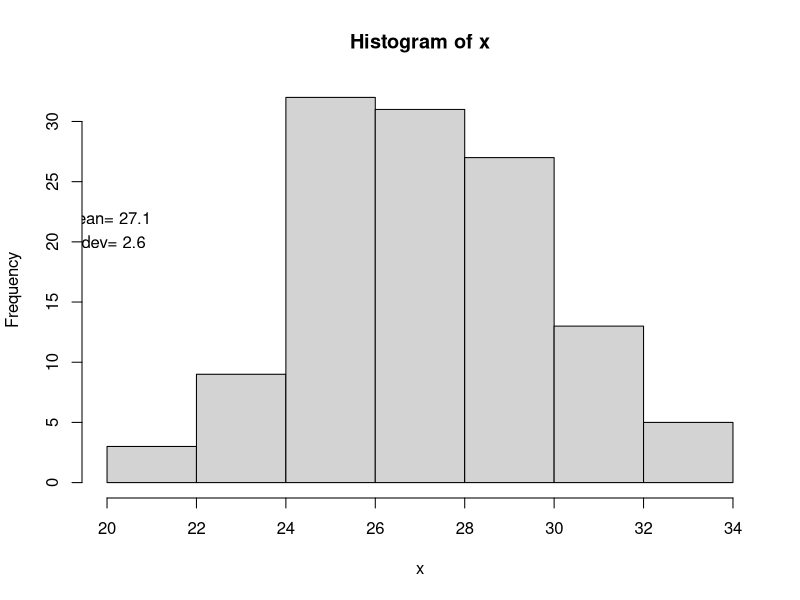
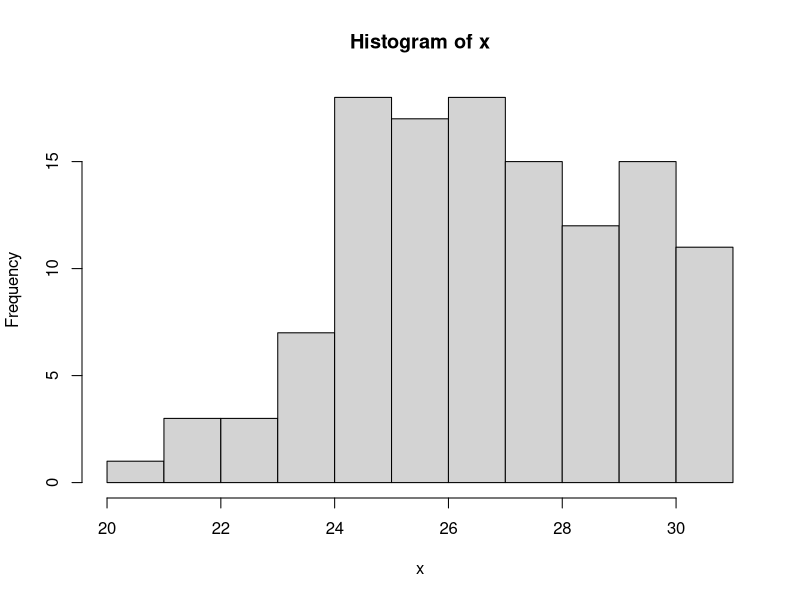
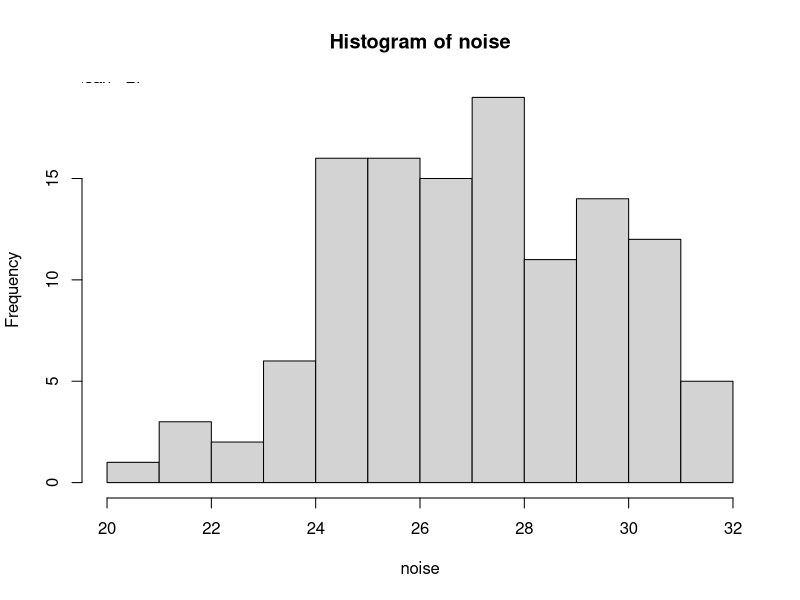
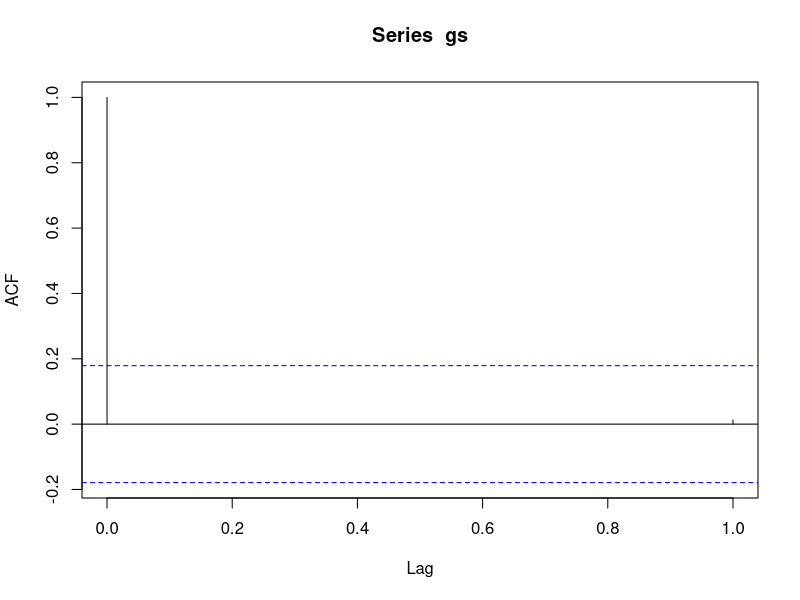
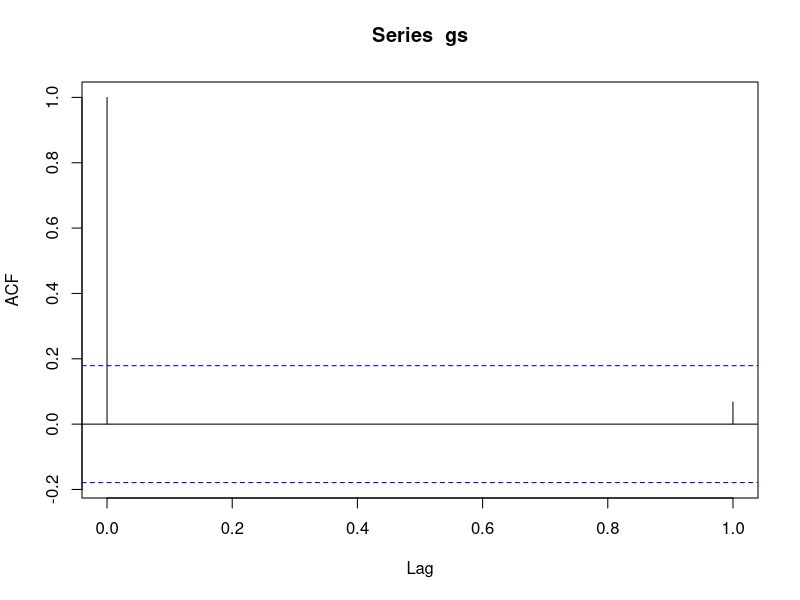
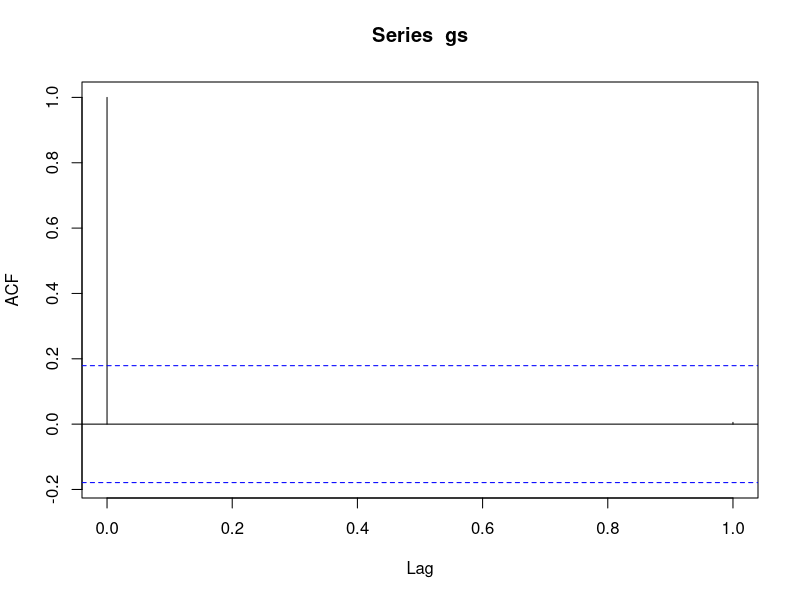
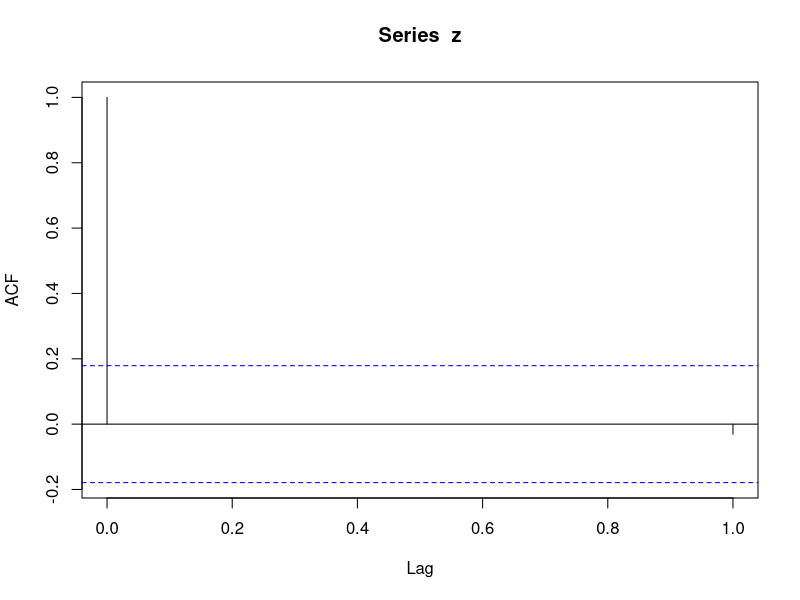
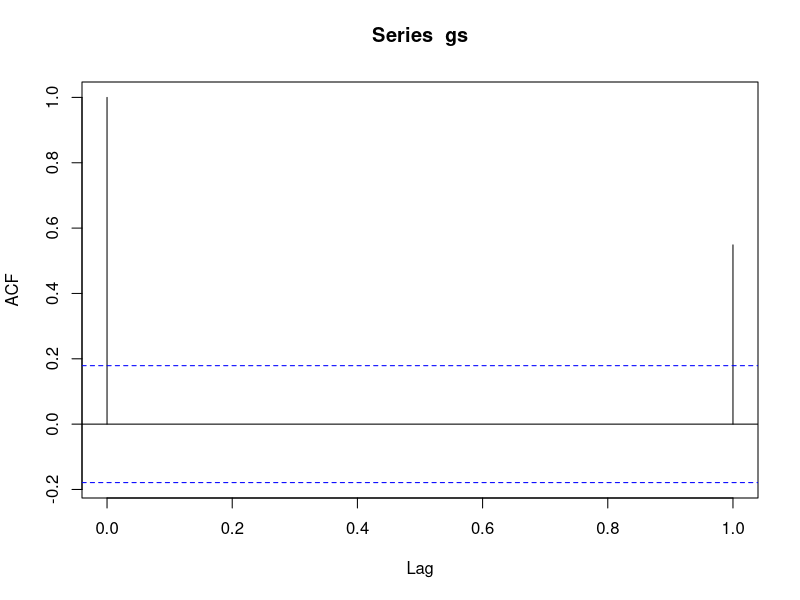

Source code (R) for these figures, in order: (Note: this script raises an error after producing the figures.)
#select random seed: only implement once! For reproducibility of the simulated numbers. 
a=as.numeric(Sys.time())
set.seed(a)

#create mimicry function: only need to run once. Orders the temperatures of each temperature sequence to mimic the order
#of the 0.99 autocorrelation, keeping the random variation the same. 
#(reference paper: https://link.springer.com/article/10.1007/BF01200792)
mimicry<- function(x,y){
  # x, y: 2 real vectors of length T
  # z: real vector of length T in which the elements of x
  # occur in the same rank order as the elements of y
  # 10 September 1995
  # modified for R, Cuddington 2018
  xs=sort(x,index.return=TRUE)
  ys=sort(y, index.return=TRUE)
  zs=sort(ys$ix,index.return=TRUE)
  z=xs$x[zs$ix]
}

#set parameters: mean, upper threshold, lower threshold, sd and similulation tolerance limit(so it doesn't run forever 
#searching for the perfect solution)
# the higher the tolerance, the greater the chance for the code to find a solution within the provided boundaries.
mtemp=27 #mean
sdev=2.5 #std dev
tol=100
ut=31 #upper threshold
lt=10 #lower threshold
leg=120 #length


#divides the temperature sequence into quartiles
#checks if sd and range are reasonable, this is just a warning, if the inequality is true it means the code will run 
#longer, but will still produce valid results.
asd=(ut-lt)/4
if (asd>1.25*sdev||asd<.75*sdev) {
  print(c("Too big a difference between standard deviation and range, estimated range sd=",asd))
}

#generate random numbers
x=rnorm(leg, m=mtemp, sd=sdev)

#check distribution, mean and standard deviation, creates histogram
hist(x)
text(20,22, paste("mean=",round(mean(x),1)))
text(20,20, paste("stdev=",round(sd(x),1)))
icount=0;

#correct any numbers outside upper and lower threshold (until tolerance limit is reached)
while(((any(x>ut)||any(x<lt)))&&icount<tol) {
  icount=icount+1
  
  for (i in 1:length(x)){
    if(x[i]>ut) x[i]=rnorm(1, m=mtemp, sd=sdev)
    if(x[i]<lt) x[i]=rnorm(1, m=mtemp, sd=sdev)
  }
}

#if extreme values after the correction to the tolerance limit persists, they are removed and replaced with the values
#of the upper and lower threshold values
#truncate values outside of thresholds if tolerance exceeded 
if (icount>=tol){
  print(c("exceeded loop tolerance, truncating",icount,tol))
  x[x>ut]=ut
  x[x<lt]=lt
}

#check distribution, mean and standard deviation, to ensure the distribution is still normal.
hist(x)
text(20,20, paste("mean=",round(mean(x),1)))
text(20,22, paste("stdev=",round(sd(x),1)))
 
#standardize mean and variance (x is the temperatures produced by a normal distribution with the given mean temp and stdev
# this code redistributes the error produced by the simulation after the truncation to get a distribution as close as possible
# to the summary stats (i.e. mean, stdev, var). Therefore, noise is created based on x. 
meanxn=mean(x); varxn=sd(x);
noise=(((x-meanxn)/(varxn))*sdev)+mtemp;
#noise[noise<lt]=lt
#noise[noise>ut]=ut
hist(noise)
text(20,20, paste("mean=",round(mean(noise),3)))
text(20,22, paste("stdev=",round(sd(noise),3)))

#generate sequences with desired degree of autocorrelation (using Ar(1) process) within given
#error tolerance
#(a white noise sequence and an autocorrelated signal are created)
#(the white noise is then rearranged so that it has the same order as the autocorrelated signal) 
lbet=c(0,0.6,0.99) 
tol2=0.01;

gs=vector('double',leg)
tseq=matrix(NaN, leg,length(lbet)+1)
acz=vector('double', length(lbet))


for (j in 1:length(lbet)) {#loop1
acoef=lbet[j];


ac=-99
while ((ac<(acoef-tol2))||(ac>(acoef+tol2))) {#loop2
gs[1]=rnorm(1,0,1);

crand=rnorm(leg, 0,1);
for (cnts in 2:leg) {#loop2
gs[cnts] =acoef*gs[cnts-1]+crand[cnts]*sqrt(sdev)*sqrt(1.-acoef^2);
} #loop3 through desired sequence length

ac=acf(gs,1)$acf[2]
ac

} #loop2 until generate sequence with desired autocorr within tolerance

z=mimicry(noise,gs)
acz[j]=acf(z,1)$acf[2]
tseq[,j]=round(z,1)

} #loop1 through autocorr values


tseq[,4]=rev(tseq[,3])

#check out temp sequences
plot(tseq[,2],type="l")
lines(tseq[,3], type="l", col="red")
#lines(tseq[,1], type="l", col="blue")

#save as dataframe
temps=data.frame(tseq)
colnames(temps)=paste("auto_",round(acz,2), sep="")
colnames(temps)[4]=paste("auto_",round(acz[3],2),"rev", sep="")

# all metrics should be identical
apply(temps, 2,max)
apply(temps, 2,min)
apply(temps, 2,mean)
apply(temps, 2,sd)


#write file with series (each column a different autocorrelation, and series with identical elements)
tempfilename=paste("C:/Users/kcudding/thermallog/temps_mean_",round(mtemp,0),"sd_",round(sdev*10,0),".csv", sep="")
write.csv(temps*10,tempfilename, row.names=FALSE)

